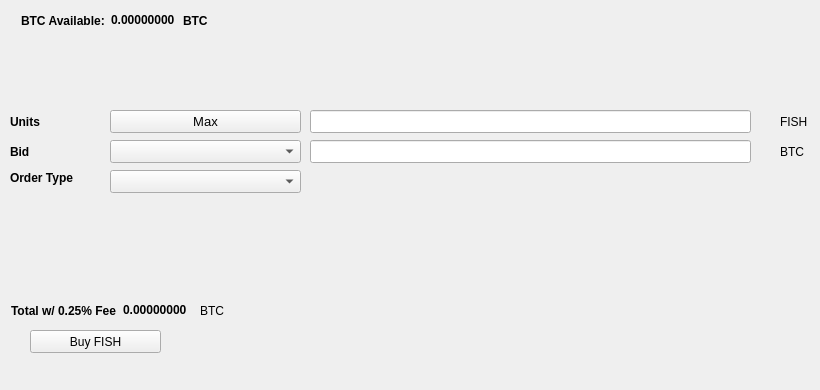
   <widget class="QWidget" name="BuyTab">
    <attribute name="title">
     <string>Buy</string>
    </attribute>
    <widget class="QPushButton" name="BuyFISH">
     <property name="geometry">
      <rect>
       <x>30</x>
       <y>330</y>
       <width>131</width>
       <height>23</height>
      </rect>
     </property>
     <property name="text">
      <string>Buy FISH</string>
     </property>
     <property name="icon">
      <iconset resource="../fishery.qrc">
       <normaloff>:/icons/bitcoin</normaloff>:/icons/bitcoin</iconset>
     </property>
    </widget>
    <widget class="QLabel" name="label_3">
     <property name="geometry">
      <rect>
       <x>10</x>
       <y>110</y>
       <width>46</width>
       <height>23</height>
      </rect>
     </property>
     <property name="font">
      <font>
       <weight>75</weight>
       <bold>true</bold>
      </font>
     </property>
     <property name="text">
      <string>Units</string>
     </property>
    </widget>
    <widget class="QLineEdit" name="UnitsInput">
     <property name="geometry">
      <rect>
       <x>310</x>
       <y>110</y>
       <width>441</width>
       <height>23</height>
      </rect>
     </property>
     <property name="font">
      <font>
       <pointsize>9</pointsize>
       <weight>75</weight>
       <bold>true</bold>
      </font>
     </property>
    </widget>
    <widget class="QLineEdit" name="BuyBidPriceEdit">
     <property name="geometry">
      <rect>
       <x>310</x>
       <y>140</y>
       <width>441</width>
       <height>23</height>
      </rect>
     </property>
     <property name="font">
      <font>
       <pointsize>9</pointsize>
       <weight>75</weight>
       <bold>true</bold>
      </font>
     </property>
    </widget>
    <widget class="QLabel" name="label_4">
     <property name="geometry">
      <rect>
       <x>780</x>
       <y>110</y>
       <width>31</width>
       <height>23</height>
      </rect>
     </property>
     <property name="text">
      <string>FISH</string>
     </property>
    </widget>
    <widget class="QLabel" name="label_5">
     <property name="geometry">
      <rect>
       <x>780</x>
       <y>140</y>
       <width>31</width>
       <height>23</height>
      </rect>
     </property>
     <property name="text">
      <string>BTC</string>
     </property>
    </widget>
    <widget class="QLabel" name="label_6">
     <property name="geometry">
      <rect>
       <x>10</x>
       <y>140</y>
       <width>46</width>
       <height>23</height>
      </rect>
     </property>
     <property name="font">
      <font>
       <weight>75</weight>
       <bold>true</bold>
      </font>
     </property>
     <property name="text">
      <string>Bid</string>
     </property>
    </widget>
    <widget class="QLabel" name="label_7">
     <property name="geometry">
      <rect>
       <x>10</x>
       <y>170</y>
       <width>91</width>
       <height>16</height>
      </rect>
     </property>
     <property name="font">
      <font>
       <weight>75</weight>
       <bold>true</bold>
      </font>
     </property>
     <property name="text">
      <string>Order Type</string>
     </property>
    </widget>
    <widget class="QPushButton" name="Buy_Max_Amount">
     <property name="geometry">
      <rect>
       <x>110</x>
       <y>110</y>
       <width>191</width>
       <height>23</height>
      </rect>
     </property>
     <property name="font">
      <font>
       <pointsize>10</pointsize>
      </font>
     </property>
     <property name="text">
      <string>Max</string>
     </property>
    </widget>
    <widget class="QComboBox" name="BuyBidcomboBox">
     <property name="geometry">
      <rect>
       <x>110</x>
       <y>140</y>
       <width>191</width>
       <height>23</height>
      </rect>
     </property>
     <property name="font">
      <font>
       <pointsize>10</pointsize>
      </font>
     </property>
    </widget>
    <widget class="QComboBox" name="buyOrdertypeCombo">
     <property name="geometry">
      <rect>
       <x>110</x>
       <y>170</y>
       <width>191</width>
       <height>23</height>
      </rect>
     </property>
     <property name="font">
      <font>
       <pointsize>10</pointsize>
      </font>
     </property>
    </widget>
    <widget class="QWidget" name="layoutWidget1">
     <property name="geometry">
      <rect>
       <x>21</x>
       <y>11</y>
       <width>227</width>
       <height>19</height>
      </rect>
     </property>
     <layout class="QHBoxLayout" name="horizontalLayout_3">
      <item>
       <widget class="QLabel" name="label232">
        <property name="font">
         <font>
          <weight>75</weight>
          <bold>true</bold>
         </font>
        </property>
        <property name="text">
         <string>BTC Available:</string>
        </property>
       </widget>
      </item>
      <item>
       <widget class="QLabel" name="BtcAvailableLbl">
        <property name="palette">
         <palette>
          <active>
           <colorrole role="WindowText">
            <brush brushstyle="SolidPattern">
             <color alpha="255">
              <red>0</red>
              <green>0</green>
              <blue>0</blue>
             </color>
            </brush>
           </colorrole>
           <colorrole role="Button">
            <brush brushstyle="SolidPattern">
             <color alpha="255">
              <red>0</red>
              <green>170</green>
              <blue>0</blue>
             </color>
            </brush>
           </colorrole>
           <colorrole role="Light">
            <brush brushstyle="SolidPattern">
             <color alpha="255">
              <red>0</red>
              <green>255</green>
              <blue>0</blue>
             </color>
            </brush>
           </colorrole>
           <colorrole role="Midlight">
            <brush brushstyle="SolidPattern">
             <color alpha="255">
              <red>0</red>
              <green>212</green>
              <blue>0</blue>
             </color>
            </brush>
           </colorrole>
           <colorrole role="Dark">
            <brush brushstyle="SolidPattern">
             <color alpha="255">
              <red>0</red>
              <green>85</green>
              <blue>0</blue>
             </color>
            </brush>
           </colorrole>
           <colorrole role="Mid">
            <brush brushstyle="SolidPattern">
             <color alpha="255">
              <red>0</red>
              <green>113</green>
              <blue>0</blue>
             </color>
            </brush>
           </colorrole>
           <colorrole role="Text">
            <brush brushstyle="SolidPattern">
             <color alpha="255">
              <red>0</red>
              <green>170</green>
              <blue>0</blue>
             </color>
            </brush>
           </colorrole>
           <colorrole role="BrightText">
            <brush brushstyle="SolidPattern">
             <color alpha="255">
              <red>255</red>
              <green>255</green>
              <blue>255</blue>
             </color>
            </brush>
           </colorrole>
           <colorrole role="ButtonText">
            <brush brushstyle="SolidPattern">
             <color alpha="255">
              <red>0</red>
              <green>0</green>
              <blue>0</blue>
             </color>
            </brush>
           </colorrole>
           <colorrole role="Base">
            <brush brushstyle="SolidPattern">
             <color alpha="255">
              <red>255</red>
              <green>255</green>
              <blue>255</blue>
             </color>
            </brush>
           </colorrole>
           <colorrole role="Window">
            <brush brushstyle="SolidPattern">
             <color alpha="255">
              <red>0</red>
              <green>170</green>
              <blue>0</blue>
             </color>
            </brush>
           </colorrole>
           <colorrole role="Shadow">
            <brush brushstyle="SolidPattern">
             <color alpha="255">
              <red>0</red>
              <green>0</green>
              <blue>0</blue>
             </color>
            </brush>
           </colorrole>
           <colorrole role="AlternateBase">
            <brush brushstyle="SolidPattern">
             <color alpha="255">
              <red>127</red>
              <green>212</green>
              <blue>127</blue>
             </color>
            </brush>
           </colorrole>
           <colorrole role="ToolTipBase">
            <brush brushstyle="SolidPattern">
             <color alpha="255">
              <red>255</red>
              <green>255</green>
              <blue>220</blue>
             </color>
            </brush>
           </colorrole>
           <colorrole role="ToolTipText">
            <brush brushstyle="SolidPattern">
             <color alpha="255">
              <red>0</red>
              <green>0</green>
              <blue>0</blue>
             </color>
            </brush>
           </colorrole>
          </active>
          <inactive>
           <colorrole role="WindowText">
            <brush brushstyle="SolidPattern">
             <color alpha="255">
              <red>0</red>
              <green>0</green>
              <blue>0</blue>
             </color>
            </brush>
           </colorrole>
           <colorrole role="Button">
            <brush brushstyle="SolidPattern">
             <color alpha="255">
              <red>0</red>
              <green>170</green>
              <blue>0</blue>
             </color>
            </brush>
           </colorrole>
           <colorrole role="Light">
            <brush brushstyle="SolidPattern">
             <color alpha="255">
              <red>0</red>
              <green>255</green>
              <blue>0</blue>
             </color>
            </brush>
           </colorrole>
           <colorrole role="Midlight">
            <brush brushstyle="SolidPattern">
             <color alpha="255">
              <red>0</red>
              <green>212</green>
              <blue>0</blue>
             </color>
            </brush>
           </colorrole>
           <colorrole role="Dark">
            <brush brushstyle="SolidPattern">
             <color alpha="255">
              <red>0</red>
              <green>85</green>
              <blue>0</blue>
             </color>
            </brush>
           </colorrole>
           <colorrole role="Mid">
            <brush brushstyle="SolidPattern">
             <color alpha="255">
              <red>0</red>
              <green>113</green>
              <blue>0</blue>
             </color>
            </brush>
           </colorrole>
           <colorrole role="Text">
            <brush brushstyle="SolidPattern">
             <color alpha="255">
              <red>0</red>
              <green>170</green>
              <blue>0</blue>
             </color>
            </brush>
           </colorrole>
           <colorrole role="BrightText">
            <brush brushstyle="SolidPattern">
             <color alpha="255">
              <red>255</red>
              <green>255</green>
              <blue>255</blue>
             </color>
            </brush>
           </colorrole>
           <colorrole role="ButtonText">
            <brush brushstyle="SolidPattern">
             <color alpha="255">
              <red>0</red>
              <green>0</green>
              <blue>0</blue>
             </color>
            </brush>
           </colorrole>
           <colorrole role="Base">
            <brush brushstyle="SolidPattern">
             <color alpha="255">
              <red>255</red>
              <green>255</green>
              <blue>255</blue>
             </color>
            </brush>
           </colorrole>
           <colorrole role="Window">
            <brush brushstyle="SolidPattern">
             <color alpha="255">
              <red>0</red>
              <green>170</green>
              <blue>0</blue>
             </color>
            </brush>
           </colorrole>
           <colorrole role="Shadow">
            <brush brushstyle="SolidPattern">
             <color alpha="255">
              <red>0</red>
              <green>0</green>
              <blue>0</blue>
             </color>
            </brush>
           </colorrole>
           <colorrole role="AlternateBase">
            <brush brushstyle="SolidPattern">
             <color alpha="255">
              <red>127</red>
              <green>212</green>
              <blue>127</blue>
             </color>
            </brush>
           </colorrole>
           <colorrole role="ToolTipBase">
            <brush brushstyle="SolidPattern">
             <color alpha="255">
              <red>255</red>
              <green>255</green>
              <blue>220</blue>
             </color>
            </brush>
           </colorrole>
           <colorrole role="ToolTipText">
            <brush brushstyle="SolidPattern">
             <color alpha="255">
              <red>0</red>
              <green>0</green>
              <blue>0</blue>
             </color>
            </brush>
           </colorrole>
          </inactive>
          <disabled>
           <colorrole role="WindowText">
            <brush brushstyle="SolidPattern">
             <color alpha="255">
              <red>0</red>
              <green>85</green>
              <blue>0</blue>
             </color>
            </brush>
           </colorrole>
           <colorrole role="Button">
            <brush brushstyle="SolidPattern">
             <color alpha="255">
              <red>0</red>
              <green>170</green>
              <blue>0</blue>
             </color>
            </brush>
           </colorrole>
           <colorrole role="Light">
            <brush brushstyle="SolidPattern">
             <color alpha="255">
              <red>0</red>
              <green>255</green>
              <blue>0</blue>
             </color>
            </brush>
           </colorrole>
           <colorrole role="Midlight">
            <brush brushstyle="SolidPattern">
             <color alpha="255">
              <red>0</red>
              <green>212</green>
              <blue>0</blue>
             </color>
            </brush>
           </colorrole>
           <colorrole role="Dark">
            <brush brushstyle="SolidPattern">
             <color alpha="255">
              <red>0</red>
              <green>85</green>
              <blue>0</blue>
             </color>
            </brush>
           </colorrole>
           <colorrole role="Mid">
            <brush brushstyle="SolidPattern">
             <color alpha="255">
              <red>0</red>
              <green>113</green>
              <blue>0</blue>
             </color>
            </brush>
           </colorrole>
           <colorrole role="Text">
            <brush brushstyle="SolidPattern">
             <color alpha="255">
              <red>0</red>
              <green>85</green>
              <blue>0</blue>
             </color>
            </brush>
           </colorrole>
           <colorrole role="BrightText">
            <brush brushstyle="SolidPattern">
             <color alpha="255">
              <red>255</red>
              <green>255</green>
              <blue>255</blue>
             </color>
            </brush>
           </colorrole>
           <colorrole role="ButtonText">
            <brush brushstyle="SolidPattern">
             <color alpha="255">
              <red>0</red>
              <green>85</green>
              <blue>0</blue>
             </color>
            </brush>
           </colorrole>
           <colorrole role="Base">
            <brush brushstyle="SolidPattern">
             <color alpha="255">
              <red>0</red>
              <green>170</green>
              <blue>0</blue>
             </color>
            </brush>
           </colorrole>
           <colorrole role="Window">
            <brush brushstyle="SolidPattern">
             <color alpha="255">
              <red>0</red>
              <green>170</green>
              <blue>0</blue>
             </color>
            </brush>
           </colorrole>
           <colorrole role="Shadow">
            <brush brushstyle="SolidPattern">
             <color alpha="255">
              <red>0</red>
              <green>0</green>
              <blue>0</blue>
             </color>
            </brush>
           </colorrole>
           <colorrole role="AlternateBase">
            <brush brushstyle="SolidPattern">
             <color alpha="255">
              <red>0</red>
              <green>170</green>
              <blue>0</blue>
             </color>
            </brush>
           </colorrole>
           <colorrole role="ToolTipBase">
            <brush brushstyle="SolidPattern">
             <color alpha="255">
              <red>255</red>
              <green>255</green>
              <blue>220</blue>
             </color>
            </brush>
           </colorrole>
           <colorrole role="ToolTipText">
            <brush brushstyle="SolidPattern">
             <color alpha="255">
              <red>0</red>
              <green>0</green>
              <blue>0</blue>
             </color>
            </brush>
           </colorrole>
          </disabled>
         </palette>
        </property>
        <property name="font">
         <font>
          <weight>75</weight>
          <bold>true</bold>
         </font>
        </property>
        <property name="text">
         <string>0.00000000</string>
        </property>
        <property name="textInteractionFlags">
         <set>Qt::LinksAccessibleByMouse|Qt::TextSelectableByKeyboard|Qt::TextSelectableByMouse</set>
        </property>
       </widget>
      </item>
      <item>
       <widget class="QLabel" name="BtcAvailableLbl_2">
        <property name="font">
         <font>
          <weight>75</weight>
          <bold>true</bold>
         </font>
        </property>
        <property name="text">
         <string>BTC</string>
        </property>
       </widget>
      </item>
     </layout>
    </widget>
    <widget class="QWidget" name="layoutWidge2">
     <property name="geometry">
      <rect>
       <x>11</x>
       <y>301</y>
       <width>259</width>
       <height>19</height>
      </rect>
     </property>
     <layout class="QHBoxLayout" name="horizontalLayout_4">
      <item>
       <widget class="QLabel" name="label_9">
        <property name="font">
         <font>
          <weight>75</weight>
          <bold>true</bold>
         </font>
        </property>
        <property name="text">
         <string>Total w/ 0.25% Fee</string>
        </property>
       </widget>
      </item>
      <item>
       <widget class="QLabel" name="BuyCostLabel">
        <property name="palette">
         <palette>
          <active>
           <colorrole role="WindowText">
            <brush brushstyle="SolidPattern">
             <color alpha="255">
              <red>0</red>
              <green>0</green>
              <blue>0</blue>
             </color>
            </brush>
           </colorrole>
           <colorrole role="Button">
            <brush brushstyle="SolidPattern">
             <color alpha="255">
              <red>0</red>
              <green>170</green>
              <blue>0</blue>
             </color>
            </brush>
           </colorrole>
           <colorrole role="Light">
            <brush brushstyle="SolidPattern">
             <color alpha="255">
              <red>0</red>
              <green>255</green>
              <blue>0</blue>
             </color>
            </brush>
           </colorrole>
           <colorrole role="Midlight">
            <brush brushstyle="SolidPattern">
             <color alpha="255">
              <red>0</red>
              <green>212</green>
              <blue>0</blue>
             </color>
            </brush>
           </colorrole>
           <colorrole role="Dark">
            <brush brushstyle="SolidPattern">
             <color alpha="255">
              <red>0</red>
              <green>85</green>
              <blue>0</blue>
             </color>
            </brush>
           </colorrole>
           <colorrole role="Mid">
            <brush brushstyle="SolidPattern">
             <color alpha="255">
              <red>0</red>
              <green>113</green>
              <blue>0</blue>
             </color>
            </brush>
           </colorrole>
           <colorrole role="Text">
            <brush brushstyle="SolidPattern">
             <color alpha="255">
              <red>0</red>
              <green>170</green>
              <blue>0</blue>
             </color>
            </brush>
           </colorrole>
           <colorrole role="BrightText">
            <brush brushstyle="SolidPattern">
             <color alpha="255">
              <red>255</red>
              <green>255</green>
              <blue>255</blue>
             </color>
            </brush>
           </colorrole>
           <colorrole role="ButtonText">
            <brush brushstyle="SolidPattern">
             <color alpha="255">
              <red>0</red>
              <green>0</green>
              <blue>0</blue>
             </color>
            </brush>
           </colorrole>
           <colorrole role="Base">
            <brush brushstyle="SolidPattern">
             <color alpha="255">
              <red>255</red>
              <green>255</green>
              <blue>255</blue>
             </color>
            </brush>
           </colorrole>
           <colorrole role="Window">
            <brush brushstyle="SolidPattern">
             <color alpha="255">
              <red>0</red>
              <green>170</green>
              <blue>0</blue>
             </color>
            </brush>
           </colorrole>
           <colorrole role="Shadow">
            <brush brushstyle="SolidPattern">
             <color alpha="255">
              <red>0</red>
              <green>0</green>
              <blue>0</blue>
             </color>
            </brush>
           </colorrole>
           <colorrole role="AlternateBase">
            <brush brushstyle="SolidPattern">
             <color alpha="255">
              <red>127</red>
              <green>212</green>
              <blue>127</blue>
             </color>
            </brush>
           </colorrole>
           <colorrole role="ToolTipBase">
            <brush brushstyle="SolidPattern">
             <color alpha="255">
              <red>255</red>
              <green>255</green>
              <blue>220</blue>
             </color>
            </brush>
           </colorrole>
           <colorrole role="ToolTipText">
            <brush brushstyle="SolidPattern">
             <color alpha="255">
              <red>0</red>
              <green>0</green>
              <blue>0</blue>
             </color>
            </brush>
           </colorrole>
          </active>
          <inactive>
           <colorrole role="WindowText">
            <brush brushstyle="SolidPattern">
             <color alpha="255">
              <red>0</red>
              <green>0</green>
              <blue>0</blue>
             </color>
            </brush>
           </colorrole>
           <colorrole role="Button">
            <brush brushstyle="SolidPattern">
             <color alpha="255">
              <red>0</red>
              <green>170</green>
              <blue>0</blue>
             </color>
            </brush>
           </colorrole>
           <colorrole role="Light">
            <brush brushstyle="SolidPattern">
             <color alpha="255">
              <red>0</red>
              <green>255</green>
              <blue>0</blue>
             </color>
            </brush>
           </colorrole>
           <colorrole role="Midlight">
            <brush brushstyle="SolidPattern">
             <color alpha="255">
              <red>0</red>
              <green>212</green>
              <blue>0</blue>
             </color>
            </brush>
           </colorrole>
           <colorrole role="Dark">
            <brush brushstyle="SolidPattern">
             <color alpha="255">
              <red>0</red>
              <green>85</green>
              <blue>0</blue>
             </color>
            </brush>
           </colorrole>
           <colorrole role="Mid">
            <brush brushstyle="SolidPattern">
             <color alpha="255">
              <red>0</red>
              <green>113</green>
              <blue>0</blue>
             </color>
            </brush>
           </colorrole>
           <colorrole role="Text">
            <brush brushstyle="SolidPattern">
             <color alpha="255">
              <red>0</red>
              <green>170</green>
              <blue>0</blue>
             </color>
            </brush>
           </colorrole>
           <colorrole role="BrightText">
            <brush brushstyle="SolidPattern">
             <color alpha="255">
              <red>255</red>
              <green>255</green>
              <blue>255</blue>
             </color>
            </brush>
           </colorrole>
           <colorrole role="ButtonText">
            <brush brushstyle="SolidPattern">
             <color alpha="255">
              <red>0</red>
              <green>0</green>
              <blue>0</blue>
             </color>
            </brush>
           </colorrole>
           <colorrole role="Base">
            <brush brushstyle="SolidPattern">
             <color alpha="255">
              <red>255</red>
              <green>255</green>
              <blue>255</blue>
             </color>
            </brush>
           </colorrole>
           <colorrole role="Window">
            <brush brushstyle="SolidPattern">
             <color alpha="255">
              <red>0</red>
              <green>170</green>
              <blue>0</blue>
             </color>
            </brush>
           </colorrole>
           <colorrole role="Shadow">
            <brush brushstyle="SolidPattern">
             <color alpha="255">
              <red>0</red>
              <green>0</green>
              <blue>0</blue>
             </color>
            </brush>
           </colorrole>
           <colorrole role="AlternateBase">
            <brush brushstyle="SolidPattern">
             <color alpha="255">
              <red>127</red>
              <green>212</green>
              <blue>127</blue>
             </color>
            </brush>
           </colorrole>
           <colorrole role="ToolTipBase">
            <brush brushstyle="SolidPattern">
             <color alpha="255">
              <red>255</red>
              <green>255</green>
              <blue>220</blue>
             </color>
            </brush>
           </colorrole>
           <colorrole role="ToolTipText">
            <brush brushstyle="SolidPattern">
             <color alpha="255">
              <red>0</red>
              <green>0</green>
              <blue>0</blue>
             </color>
            </brush>
           </colorrole>
          </inactive>
          <disabled>
           <colorrole role="WindowText">
            <brush brushstyle="SolidPattern">
             <color alpha="255">
              <red>0</red>
              <green>85</green>
              <blue>0</blue>
             </color>
            </brush>
           </colorrole>
           <colorrole role="Button">
            <brush brushstyle="SolidPattern">
             <color alpha="255">
              <red>0</red>
              <green>170</green>
              <blue>0</blue>
             </color>
            </brush>
           </colorrole>
           <colorrole role="Light">
            <brush brushstyle="SolidPattern">
             <color alpha="255">
              <red>0</red>
              <green>255</green>
              <blue>0</blue>
             </color>
            </brush>
           </colorrole>
           <colorrole role="Midlight">
            <brush brushstyle="SolidPattern">
             <color alpha="255">
              <red>0</red>
              <green>212</green>
              <blue>0</blue>
             </color>
            </brush>
           </colorrole>
           <colorrole role="Dark">
            <brush brushstyle="SolidPattern">
             <color alpha="255">
              <red>0</red>
              <green>85</green>
              <blue>0</blue>
             </color>
            </brush>
           </colorrole>
           <colorrole role="Mid">
            <brush brushstyle="SolidPattern">
             <color alpha="255">
              <red>0</red>
              <green>113</green>
              <blue>0</blue>
             </color>
            </brush>
           </colorrole>
           <colorrole role="Text">
            <brush brushstyle="SolidPattern">
             <color alpha="255">
              <red>0</red>
              <green>85</green>
              <blue>0</blue>
             </color>
            </brush>
           </colorrole>
           <colorrole role="BrightText">
            <brush brushstyle="SolidPattern">
             <color alpha="255">
              <red>255</red>
              <green>255</green>
              <blue>255</blue>
             </color>
            </brush>
           </colorrole>
           <colorrole role="ButtonText">
            <brush brushstyle="SolidPattern">
             <color alpha="255">
              <red>0</red>
              <green>85</green>
              <blue>0</blue>
             </color>
            </brush>
           </colorrole>
           <colorrole role="Base">
            <brush brushstyle="SolidPattern">
             <color alpha="255">
              <red>0</red>
              <green>170</green>
              <blue>0</blue>
             </color>
            </brush>
           </colorrole>
           <colorrole role="Window">
            <brush brushstyle="SolidPattern">
             <color alpha="255">
              <red>0</red>
              <green>170</green>
              <blue>0</blue>
             </color>
            </brush>
           </colorrole>
           <colorrole role="Shadow">
            <brush brushstyle="SolidPattern">
             <color alpha="255">
              <red>0</red>
              <green>0</green>
              <blue>0</blue>
             </color>
            </brush>
           </colorrole>
           <colorrole role="AlternateBase">
            <brush brushstyle="SolidPattern">
             <color alpha="255">
              <red>0</red>
              <green>170</green>
              <blue>0</blue>
             </color>
            </brush>
           </colorrole>
           <colorrole role="ToolTipBase">
            <brush brushstyle="SolidPattern">
             <color alpha="255">
              <red>255</red>
              <green>255</green>
              <blue>220</blue>
             </color>
            </brush>
           </colorrole>
           <colorrole role="ToolTipText">
            <brush brushstyle="SolidPattern">
             <color alpha="255">
              <red>0</red>
              <green>0</green>
              <blue>0</blue>
             </color>
            </brush>
           </colorrole>
          </disabled>
         </palette>
        </property>
        <property name="font">
         <font>
          <weight>75</weight>
          <bold>true</bold>
         </font>
        </property>
        <property name="autoFillBackground">
         <bool>false</bool>
        </property>
        <property name="text">
         <string>0.00000000</string>
        </property>
        <property name="textInteractionFlags">
         <set>Qt::LinksAccessibleByMouse|Qt::TextSelectableByMouse</set>
        </property>
       </widget>
      </item>
      <item>
       <widget class="QLabel" name="label_10">
        <property name="font">
         <font>
          <weight>50</weight>
          <bold>false</bold>
         </font>
        </property>
        <property name="text">
         <string>BTC</string>
        </property>
       </widget>
      </item>
     </layout>
    </widget>
    <widget class="QLabel" name="label_24">
     <property name="geometry">
      <rect>
       <x>460</x>
       <y>300</y>
       <width>281</width>
       <height>81</height>
      </rect>
     </property>
     <property name="text">
      <string/>
     </property>
     <property name="pixmap">
      <pixmap>:/images/bittrex</pixmap>
     </property>
    </widget>
   </widget>
